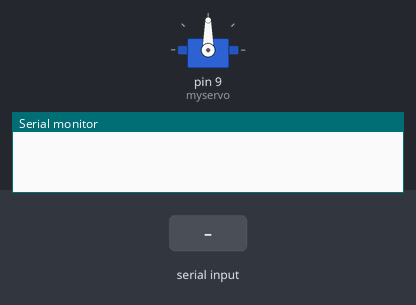
A sketch run on a simulated Arduino Uno, built with avr-gcc and run on an emulated ATmega328P. Shown: servo, the last lines printed to the serial monitor. The inputs (shaded band) are chosen by the test bench.

Above: at 1.2 s.
1.3 s: "a" received over Serial
At 2.4 s:
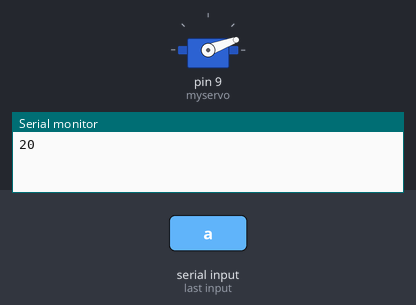
2.8 s: "1" received over Serial
At 3.5 s:
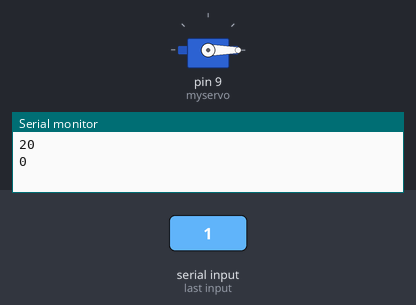
Timing chart, 0 to 5.8 s (numbered marks = the images above; inputs shaded):
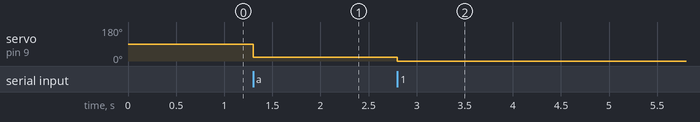

Measured:
- after the input at 1.3 s, servo on pin 9 (myservo): 90° → 20° at once
- after the input at 2.8 s, servo on pin 9 (myservo): 20° → 0° at once

The sketch:

2022.06.02_test3.ino
```cpp
//씨리얼 모니터에
//입력창 a,b a:20도 증가, b:0 리셋
//출력창 rkreh qhdla
#include <Servo.h>
Servo myservo;
char content;
int r=0;
void setup() {
  myservo.attach(9);
  Serial.begin(9600);
}

void loop() {
  while(true){
    if(Serial.available()){
    content=Serial.read();
    if(content=='a'){
      r=r+20;
      if(r>=180){
        r=180;
      }
      myservo.write(r);
      Serial.println(r);
      delay(15);
    }else {
      r=0;
      myservo.write(r);
      Serial.println(r);
      delay(15);
    }
  }

  }

//  int val=analogRead(A0);
//  int rad=map(val,0,1023,0,120); //0-1023 -> 0-120 변환
//  myservo.write(rad);
//  delay(15);
}
```
